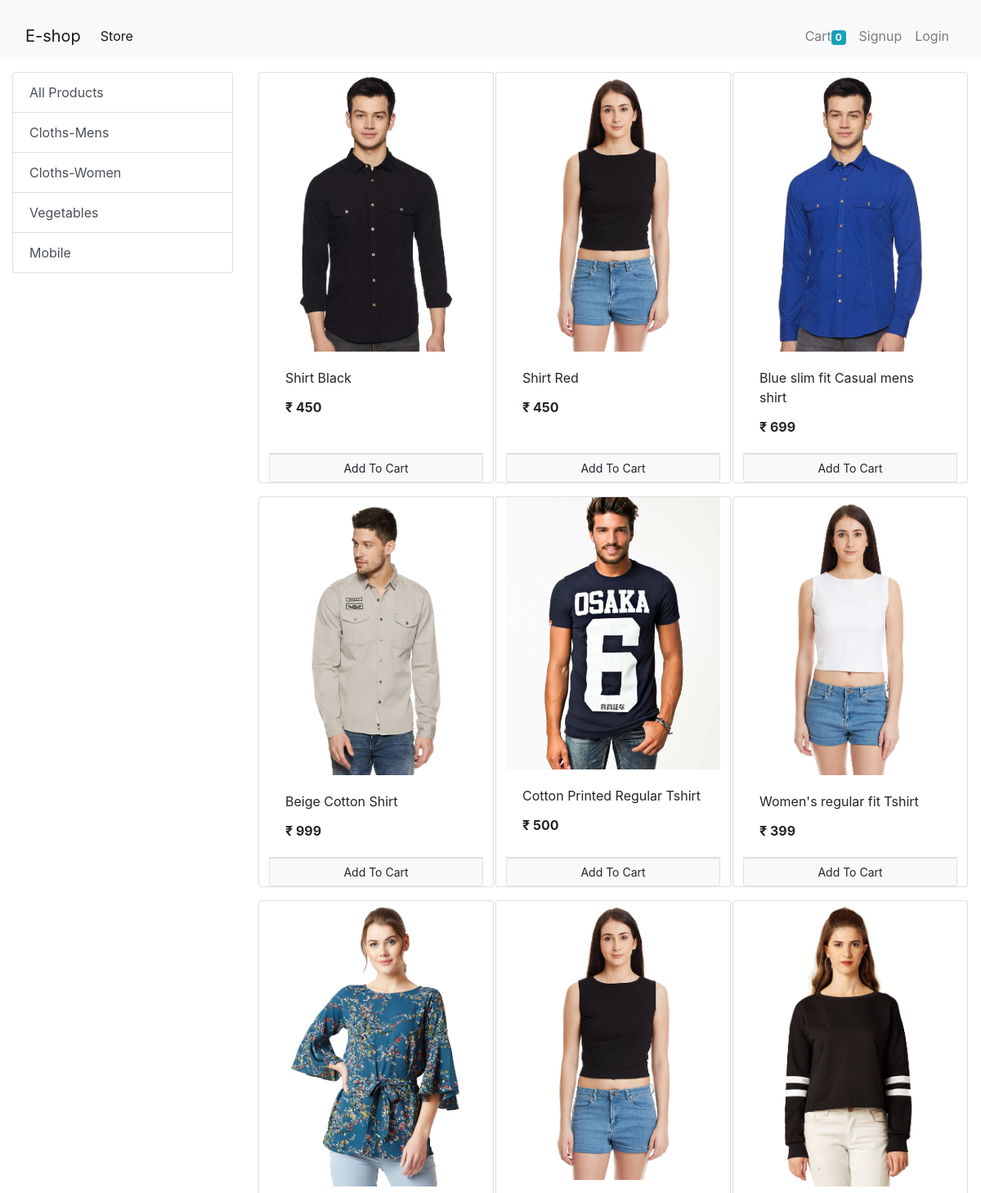
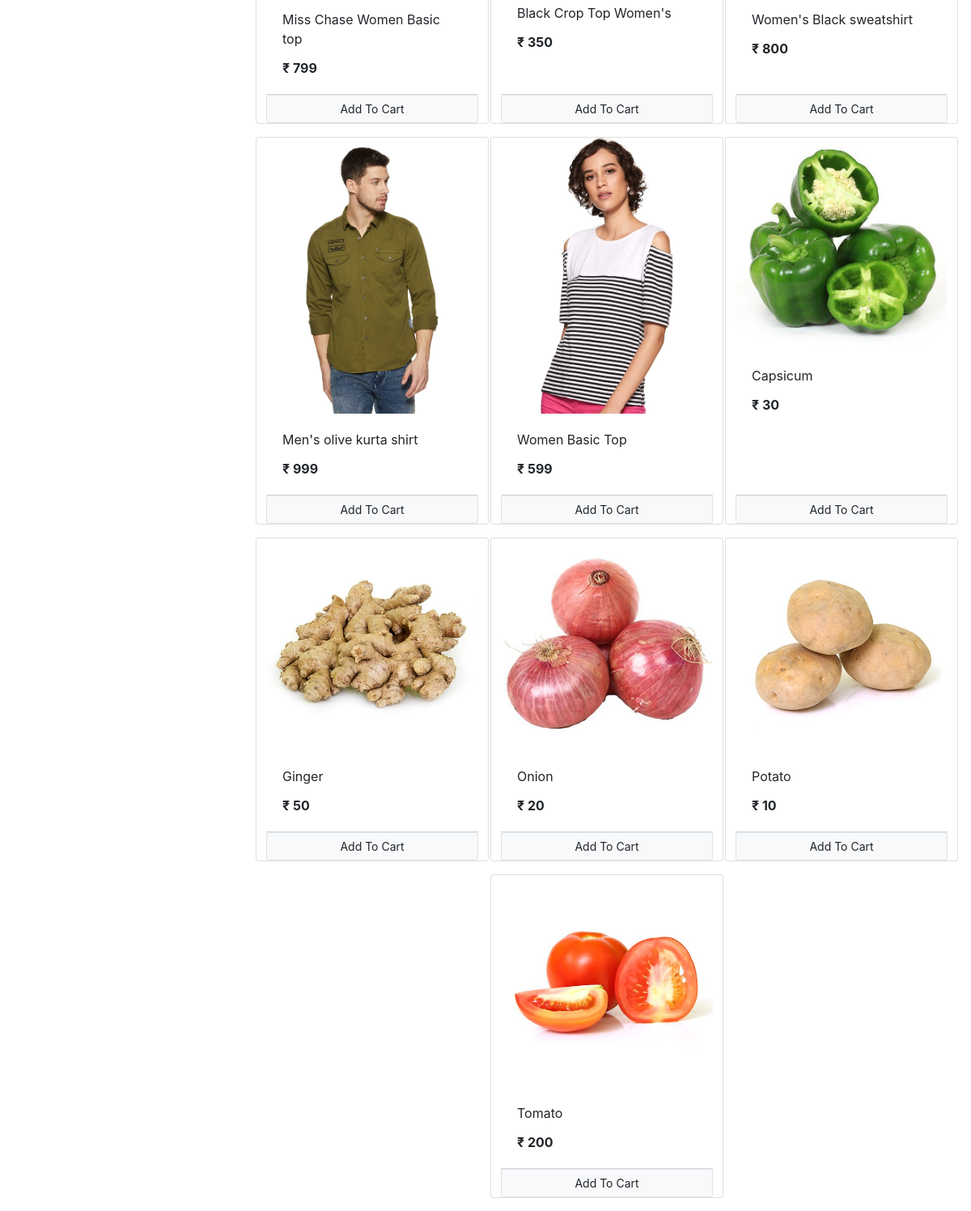
The page / on the database its author committed (2 pictures, top to bottom).
### store/models.py (models this page shows, shortened)
class Category(models.Model):
    name = models.CharField(max_length=20)
    @staticmethod
    def get_all_categories():
        return Category.objects.all()

class Product(models.Model):
    name = models.CharField(max_length=50)
    price = models.IntegerField(default=0)
    category = models.ForeignKey(Category, on_delete=models.CASCADE, default=1)
    description = models.CharField(max_length=200, default='' , null=True, blank=True)
    image = models.ImageField(upload_to='uploads/products/')
    @staticmethod
    def get_all_products():
        return Product.objects.all()

### store/views.py (the view, shortened to what this page needs)
# urls.py: path('', Index.as_view(), name='homepage'),
class Index(View):
    def get(self, request):
        cart = request.session.get('cart')
        if not cart:
            request.session['cart']={}
        products = None
        categories = Category.get_all_categories()
        categoryId = request.GET.get('category')
        if categoryId:
            products = Product.get_all_products_by_categoryid(categoryId)
        else:
            products = Product.get_all_products()
        data = {}
        data['products']= products
        data['categories'] = categories
        return render(request, 'index.html', data)

### store/templatetags/cart.py (called while the page is built)
@register.filter(name='is_in_cart')
def is_in_cart(product, cart):
    keys = cart.keys()
    for id in keys:
        if int(id) == product.id:
            return True
    return False

### store/templatetags/custom_filter.py (called while the page is built)
@register.filter(name='currency')
def currency(number):
            return "₹ "+str(number)

### store/templates/index.html (shortened to what this page needs)
{% extends 'base.html' %}
{% block content %}
{% load cart %}
{% load custom_filter %}
    <div class="container-fluid mt-3">
    <div class="row">
        <div class="col-lg-3 mx-auto">
            <div class="list-group">
                <a href="/" class="list-group-item list-group-item-action ">All Products</a>
                {% for category in categories %}
                <a href="/?category={{category.id}}" class="list-group-item list-group-item-action ">{{category.name}}</a>
                {% endfor %}
            </div>
        </div>
        <div id="products" class="col-lg-9 mx-auto">
            <div class="row mx-auto">
                {% for product in products %}
            <div class="card mx-auto mb-3" id={{product.id}} style="width: 18rem;">
                <img src="{{product.image.url}}" class="card-img-top" alt="Card image cap">
                <div class="card-body">
                  <p class="card-title">{{product.name}}</p>
                  <p class="card-text"><b>{{product.price|currency}}</b></p>
                </div>
                <div class="card-footer p-0 no-gutters">
                    {% if product|is_in_cart:request.session.cart %}
                    <div class=row no-gutters>
                        <form action="/#{{product.id}}" class="col-2" method="post">
                            {% csrf_token %}
                            <input hidden type="text" name="product" value="{{product.id}}">
                            <input hidden type="text" name="remove" value="True">
                            <input type="submit" value=" - " class="btn btn-block btn-secondary">
                        </form>
                        <div class="text-center col">{{product|cart_quantity:request.session.cart}}</div>
                        <form action="/#{{product.id}}" class="col-2" method="post">
                            {% csrf_token %}
                            <input hidden type="text" name="product" value="{{product.id}}">
                            <input type="submit" value=" + " class="btn btn-block btn-secondary">
                        </form>
                    </div>
                    {% else  %}
                      <form action="/#{{product.id}}" method="POST">
                        <input type="submit" class="float-right btn-block btn-light border btn-sm form-control" value="Add To Cart">
                      </form>
                      {% endif %}
                </div>
              </div>
                {% endfor %}
            </div>
        </div>
    </div>
</div>
{% endblock %}

### store/templates/base.html (shortened to what this page needs)
<!doctype html>
<html lang="en">
  <head>
    <link href="https://cdn.jsdelivr.net/npm/bootstrap@5.3.0/dist/css/bootstrap.min.css" rel="stylesheet">
    <link rel="stylesheet" href="https://maxcdn.bootstrapcdn.com/bootstrap/4.5.2/css/bootstrap.min.css">
  </head>
  <body>
    <nav class="navbar navbar-expand-lg navbar-light bg-light">
        <div class="container-fluid mt-3">
          <a class="navbar-brand" href="/">E-shop</a>
          <div class="collapse navbar-collapse" id="navbarSupportedContent">
            <ul class="navbar-nav mr-auto">
              <li class="nav-item">
                <a class="nav-link active" aria-current="page" href="#">Store</a>
              </li>
            </ul>
            <ul class="navbar-nav ms-auto">
              <li class="nav-item">
                <a class="nav-link " aria-current="page" href="/cart">Cart<span class="badge badge-info">{{request.session.cart.keys|length}}</span></a>
              </li>
              {% if request.session.customer %}
              <li class="nav-item">
                <a class="nav-link " aria-current="page" href="/orders">Orders</a>
              </li>
                <li class="nav-item">
                  <a class="nav-link " aria-current="page" href="/logout">Logout</a>
                </li>
                {% else %}
                <li class="nav-item">
                    <a class="nav-link " aria-current="page" href="/signup">Signup</a>
                  </li>
                  <li class="nav-item">
                    <a class="nav-link " aria-current="page" href="/login ">Login</a>
                  </li>
                  {% endif %}
              </ul>
          </div>
        </div>
      </nav>
      {% block content %}
      {% endblock %}
  </body>
</html>

### rows shown on the page
Category: name "Cloths-Mens"
Category: name "Cloths-Women"
Category: name "Vegetables"
Category: name "Mobile"
Product: image (picture), name "Shirt Black", price "₹ 450"
Product: image (picture), name "Shirt Red", price "₹ 450"
Product: image (picture), name "Blue slim fit Casual mens shirt", price "₹ 699"
Product: image (picture), name "Beige Cotton Shirt", price "₹ 999"
Product: image (picture), name "Cotton Printed Regular Tshirt", price "₹ 500"
Product: image (picture), name "Women's regular fit Tshirt", price "₹ 399"
Product: image (picture), name "Miss Chase Women Basic top", price "₹ 799"
Product: image (picture), name "Black Crop Top Women's", price "₹ 350"
Product: image (picture), name "Women's Black sweatshirt", price "₹ 800"
Product: image (picture), name "Men's olive kurta shirt", price "₹ 999"
Product: image (picture), name "Women Basic Top", price "₹ 599"
Product: image (picture), name "Capsicum", price "₹ 30"
Product: image (picture), name "Ginger", price "₹ 50"
Product: image (picture), name "Onion", price "₹ 20"
Product: image (picture), name "Potato", price "₹ 10"
Product: image (picture), name "Tomato", price "₹ 200"

### other values the page prints
{{ request.session.cart.keys|length }} "0"
